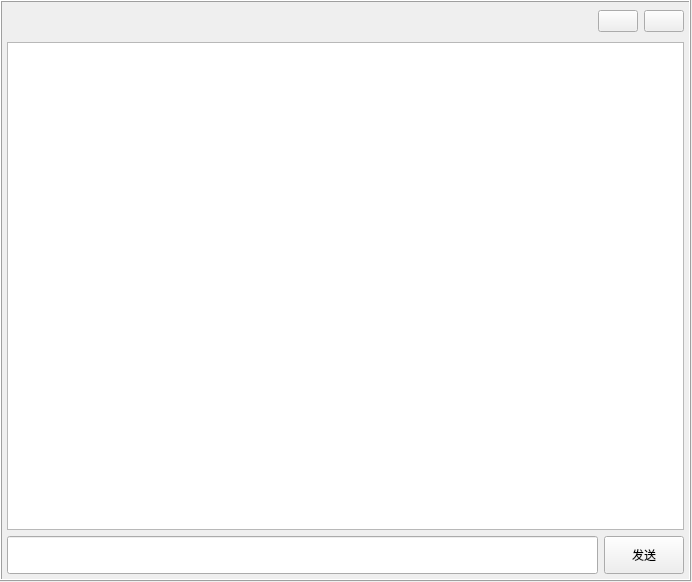
<?xml version="1.0" encoding="UTF-8"?>
<ui version="4.0">
 <class>PrivateChatWidget</class>
 <widget class="QWidget" name="PrivateChatWidget">
  <property name="geometry">
   <rect>
    <x>0</x>
    <y>0</y>
    <width>692</width>
    <height>582</height>
   </rect>
  </property>
  <property name="windowTitle">
   <string>Form</string>
  </property>
  <widget class="QFrame" name="frame">
   <property name="geometry">
    <rect>
     <x>0</x>
     <y>0</y>
     <width>691</width>
     <height>581</height>
    </rect>
   </property>
   <property name="frameShape">
    <enum>QFrame::Box</enum>
   </property>
   <property name="frameShadow">
    <enum>QFrame::Raised</enum>
   </property>
   <layout class="QVBoxLayout" name="verticalLayout">
    <property name="leftMargin">
     <number>5</number>
    </property>
    <property name="topMargin">
     <number>5</number>
    </property>
    <property name="rightMargin">
     <number>5</number>
    </property>
    <property name="bottomMargin">
     <number>5</number>
    </property>
    <item>
     <layout class="QHBoxLayout" name="horizontalLayout_2">
      <item>
       <widget class="QLabel" name="label_ShowFriendName">
        <property name="font">
         <font>
          <family>Agency FB</family>
          <pointsize>16</pointsize>
         </font>
        </property>
        <property name="text">
         <string/>
        </property>
       </widget>
      </item>
      <item>
       <spacer name="horizontalSpacer">
        <property name="orientation">
         <enum>Qt::Horizontal</enum>
        </property>
        <property name="sizeHint" stdset="0">
         <size>
          <width>40</width>
          <height>20</height>
         </size>
        </property>
       </spacer>
      </item>
      <item>
       <widget class="QPushButton" name="pushButton_Min">
        <property name="text">
         <string/>
        </property>
        <property name="icon">
         <iconset resource="res.qrc">
          <normaloff>:/res/minwindow.png</normaloff>:/res/minwindow.png</iconset>
        </property>
        <property name="iconSize">
         <size>
          <width>30</width>
          <height>30</height>
         </size>
        </property>
       </widget>
      </item>
      <item>
       <widget class="QPushButton" name="pushButton_Close">
        <property name="text">
         <string/>
        </property>
        <property name="icon">
         <iconset resource="res.qrc">
          <normaloff>:/res/close.png</normaloff>:/res/close.png</iconset>
        </property>
        <property name="iconSize">
         <size>
          <width>30</width>
          <height>30</height>
         </size>
        </property>
       </widget>
      </item>
     </layout>
    </item>
    <item>
     <widget class="QTextEdit" name="textEdit_ShowMessage">
      <property name="font">
       <font>
        <family>Agency FB</family>
        <pointsize>20</pointsize>
       </font>
      </property>
      <property name="html">
       <string>&lt;!DOCTYPE HTML PUBLIC &quot;-//W3C//DTD HTML 4.0//EN&quot; &quot;http://www.w3.org/TR/REC-html40/strict.dtd&quot;&gt;
&lt;html&gt;&lt;head&gt;&lt;meta name=&quot;qrichtext&quot; content=&quot;1&quot; /&gt;&lt;style type=&quot;text/css&quot;&gt;
p, li { white-space: pre-wrap; }
&lt;/style&gt;&lt;/head&gt;&lt;body style=&quot; font-family:'Agency FB'; font-size:20pt; font-weight:400; font-style:normal;&quot;&gt;
&lt;p style=&quot;-qt-paragraph-type:empty; margin-top:0px; margin-bottom:0px; margin-left:0px; margin-right:0px; -qt-block-indent:0; text-indent:0px; font-size:24pt;&quot;&gt;&lt;br /&gt;&lt;/p&gt;&lt;/body&gt;&lt;/html&gt;</string>
      </property>
     </widget>
    </item>
    <item>
     <layout class="QHBoxLayout" name="horizontalLayout">
      <item>
       <widget class="QLineEdit" name="lineEdit_InputMessage">
        <property name="font">
         <font>
          <family>Agency FB</family>
          <pointsize>16</pointsize>
         </font>
        </property>
       </widget>
      </item>
      <item>
       <widget class="QPushButton" name="pushButton_SendMessage">
        <property name="minimumSize">
         <size>
          <width>0</width>
          <height>38</height>
         </size>
        </property>
        <property name="text">
         <string>发送</string>
        </property>
       </widget>
      </item>
     </layout>
    </item>
   </layout>
  </widget>
 </widget>
 <resources>
  <include location="res.qrc"/>
 </resources>
 <connections/>
</ui>
